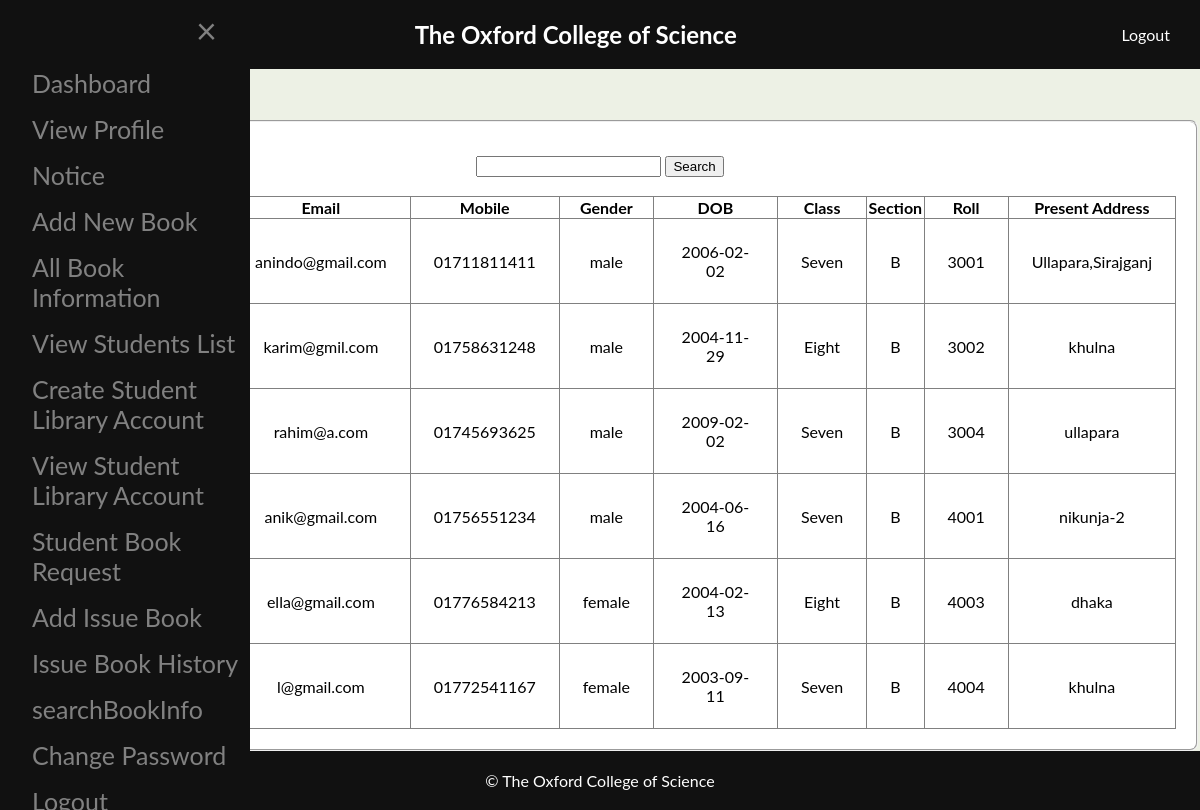
The app's page /Librarian/view/viewStudentsList.php (signed in) with its own data.
### tables this page shows
CREATE TABLE `student` (
  `id` varchar(20) NOT NULL,
  `name` varchar(70) NOT NULL,
  `email` varchar(70) NOT NULL,
  `mobile` varchar(70) NOT NULL,
  `gender` varchar(70) NOT NULL,
  `dob` varchar(10) NOT NULL,
  `class` varchar(10) NOT NULL,
  `section` varchar(10) NOT NULL,
  `roll` varchar(70) NOT NULL,
  `p_address` varchar(70) NOT NULL,
  `password` varchar(70) NOT NULL,
  `marks` varchar(10) NOT NULL
);

### Librarian/Model/usersmodel.php (called while the page is built, shortened)
    <?php
function getAllstudentsInfo(){
    $conn = getConnection();
    $sql = "select * from student";
    $result = mysqli_query($conn, $sql);
    $studentsinfo =[];
    while($row = mysqli_fetch_assoc($result))
    {
        array_push($studentsinfo, $row);
    }
    return $studentsinfo;
}
?>

### Librarian/View/viewStudentsList.php (the view, shortened to what this page needs)
<?php
include_once('../Model/usersmodel.php');
$studentsinfo = getAllstudentsInfo();
?>
<!DOCTYPE html>
<html>
<head>
</head>
<body>
  <div class="header">
    <div class="header-title">
      <h1>The Oxford College of Science</h1>
    </div>
    <div class="header-right">
      <a href="../Controller/Logout.php">Logout</a>
    </div>
  </div>
  <div id="mySidenav" class="sidebar" onmouseleave="closeNav()">
    <a href="javascript:void(0)" class="closebtn" onclick="closeNav()">&times;</a>
      <a href="Dashboard.php">Dashboard</a>
    <a href="viewLibrarianProfile.php">View Profile</a>
    <a href="collegenotice.php">Notice</a>
    <a href="addnewbook.php">Add New Book</a>
    <a href="allBooksInfo.php">All Book Information</a>
    <a href="viewStudentsList.php">View Students List</a>
    <a href="studentLibraryAcc.php">Create Student Library Account</a>
    <a href="viewAllStudentsLibProfile.php">View Student Library Account</a>
    <a href="bookrequest.php">Student Book Request</a>
    <a href="issueNewBook.php">Add Issue Book</a>
    <a href="issuedBookHistory.php">Issue Book History</a>
    <a href="searchBookInfo.php">searchBookInfo</a>
    <a href="changeLibrarianPassword.php">Change Password</a>
    <a href="../Controller/logout.php">Logout</a>
  </div>
  <span style="font-size:30px;cursor:pointer" onmouseover="openNav()">&#9776;</span>
  <div class="content" id="content">
    <form class="table-responsive" id="inform" action="" onsubmit="return validation()" method="post">
      <fieldset>
        <legend>STUDENT LIST</legend>
        <center>
          <div class="search-container">
            <input type="text" name="name" id="name" onkeyup="ajax()" />
            <input type="button" name="" value="Search">
          </div>
        </center>
        <br>
        <div id="viewstudentlist" class="">
          <table border="1" width="100%" cellspacing="0">
          <tr align="center">
            <th>Id</th>
            <th>Name</th>
            <th>Email</th>
            <th>Mobile</th>
            <th>Gender</th>
            <th>DOB</th>
            <th>Class</th>
            <th>Section</th>
            <th>Roll</th>
            <th>Present Address</th>
          </tr>
          <?php for ($i = 0; $i < count($studentsinfo); $i++) { ?>
            <tr>
             <td>
              </td>
              <td>
              </td>
              <td>
                <?php echo $studentsinfo[$i]['email'] ?>
              </td>
              <td>
                <?php echo $studentsinfo[$i]['mobile'] ?>
              </td>
              <td>
                <?php echo $studentsinfo[$i]['gender'] ?>
              </td>
              <td>
                <?php echo $studentsinfo[$i]['dob'] ?>
              </td>
              <td>
                <?php echo $studentsinfo[$i]['class'] ?>
              </td>
              <td>
                <?php echo $studentsinfo[$i]['section'] ?>
              </td>
              <td>
                <?php echo $studentsinfo[$i]['id'] ?>
              </td>
              <td>
                <?php echo $studentsinfo[$i]['p_address'] ?>
              </td>
            </tr>
          <?php } ?>
        </table>
      </fieldset>
    </form>
  </div>
  <div class="footer">
    &copy; The Oxford College of Science
  </div>
</body>
</html>

### Librarian/View/viewStudentsList.php (style rules this page uses)
body { font-family: "Lato", sans-serif; margin: 0; padding: 0; background-color: #edf1e5; transition: background-color 0.5s; }
.header { background-color: #111; color: #fff; padding: 20px; display: flex; justify-content: space-between; align-items: center; }
.header-title { display: inline-block; vertical-align: middle; margin-left: 10px; }
.header-title h1 { margin: 0; font-size: 24px; }
.header-right { display: flex; align-items: center; }
.header-right a { color: #fff; text-decoration: none; margin-right: 10px; }
.sidebar { width: 0; position: fixed; z-index: 1; top: 0; left: 0; background-color: #111; overflow-x: hidden; transition: 0.5s; padding-top: 60px; bottom: 0; }
.sidebar a { padding: 8px 8px 8px 32px; text-decoration: none; font-size: 25px; color: #818181; display: block; transition: 0.3s; }
.sidebar .closebtn { position: absolute; top: 0; right: 25px; font-size: 36px; margin-left: 50px; cursor: pointer; }
.content { margin-left: 0; padding: 0px; transition: margin-left 0.3s ease; background-color: #edf1e5; }
.content table { width: 100%; border-collapse: collapse; margin-top: 0; border-collapse: collapse; }
.content td { padding: 23px; text-align: center; }
.footer { background-color: #111; color: #fff; padding: 20px; text-align: center; }
fieldset { background-color: #fff; padding: 20px; border-radius: 8px; }
legend { font-size: 24px; font-weight: bold; color: #333; }

### records on screen
student: email "anindo@gmail.com", mobile "01711811411", gender "male", dob "2006-02-02", class "Seven", section "B", id "3001", p_address "Ullapara,Sirajganj"
student: email "karim@gmil.com", mobile "01758631248", gender "male", dob "2004-11-29", class "Eight", section "B", id "3002", p_address "khulna"
student: email "rahim@a.com", mobile "01745693625", gender "male", dob "2009-02-02", class "Seven", section "B", id "3004", p_address "ullapara"
student: email "anik@gmail.com", mobile "01756551234", gender "male", dob "2004-06-16", class "Seven", section "B", id "4001", p_address "nikunja-2"
student: email "ella@gmail.com", mobile "01776584213", gender "female", dob "2004-02-13", class "Eight", section "B", id "4003", p_address "dhaka"
student: email "l@gmail.com", mobile "01772541167", gender "female", dob "2003-09-11", class "Seven", section "B", id "4004", p_address "khulna"
